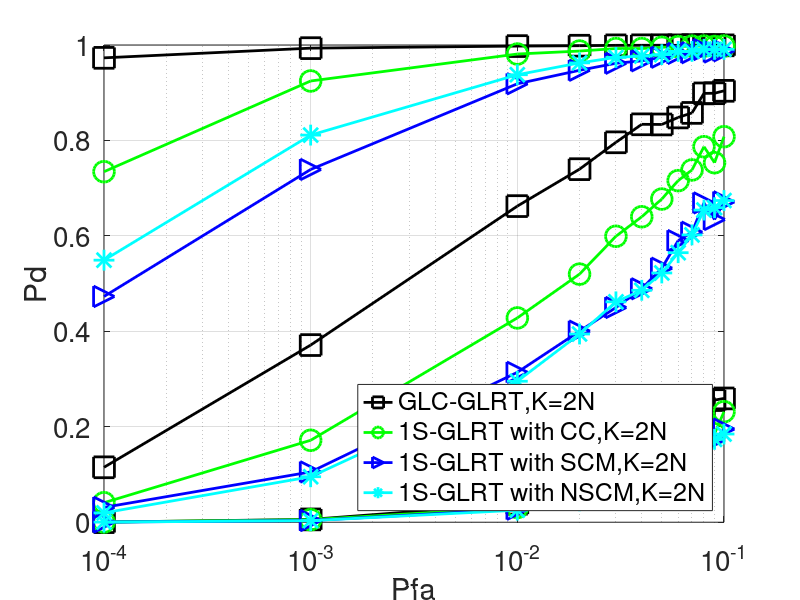

Source code (MATLAB):
clc
clear 
close all
load Pd_CLGLRT2_ROC22Kmu1lambda3s0.1o1_p.mat
figure
hold on
%%5dB
plot(PFA,Pd_CLGLRT_Mlti_mc(:,1),'k-s','linewidth',2,'MarkerSize',15)
plot(PFA,Pd_KGLRTCC_Mlti_mc(:,1),'g-o','linewidth',2,'MarkerSize',15)
plot(PFA,Pd_KGLRT_Mlti_mc(:,1),'b->','linewidth',2,'MarkerSize',15)
plot(PFA,Pd_KGLRTNSCM_Mlti_mc(:,1),'c-*','linewidth',2,'MarkerSize',15)
%%10dB
plot(PFA,Pd_CLGLRT_Mlti_mc(:,2),'k-s','linewidth',2,'MarkerSize',15)
plot(PFA,Pd_KGLRTCC_Mlti_mc(:,2),'g-o','linewidth',2,'MarkerSize',15)
plot(PFA,Pd_KGLRT_Mlti_mc(:,2),'b->','linewidth',2,'MarkerSize',15)
plot(PFA,Pd_KGLRTNSCM_Mlti_mc(:,2),'c-*','linewidth',2,'MarkerSize',15)
%%15dB
plot(PFA,Pd_CLGLRT_Mlti_mc(:,3),'k-s','linewidth',2,'MarkerSize',15)
plot(PFA,Pd_KGLRTCC_Mlti_mc(:,3),'g-o','linewidth',2,'MarkerSize',15)
plot(PFA,Pd_KGLRT_Mlti_mc(:,3),'b->','linewidth',2,'MarkerSize',15)
plot(PFA,Pd_KGLRTNSCM_Mlti_mc(:,3),'c-*','linewidth',2,'MarkerSize',15)
h_leg = legend('GLC-GLRT,K=2N','1S-GLRT with CC,K=2N','1S-GLRT with SCM,K=2N',...
               '1S-GLRT with NSCM,K=2N');
xlabel('Pfa','FontSize',20)
ylabel('Pd','FontSize',20)
set(gca,'FontSize',20)
set(h_leg,'Location','SouthEast')
set(gcf,'Position',[700 0 1200 1000])
set(gca,'Xscale','log')
axis([1e-4,1e-1,0,1])
grid on
box on